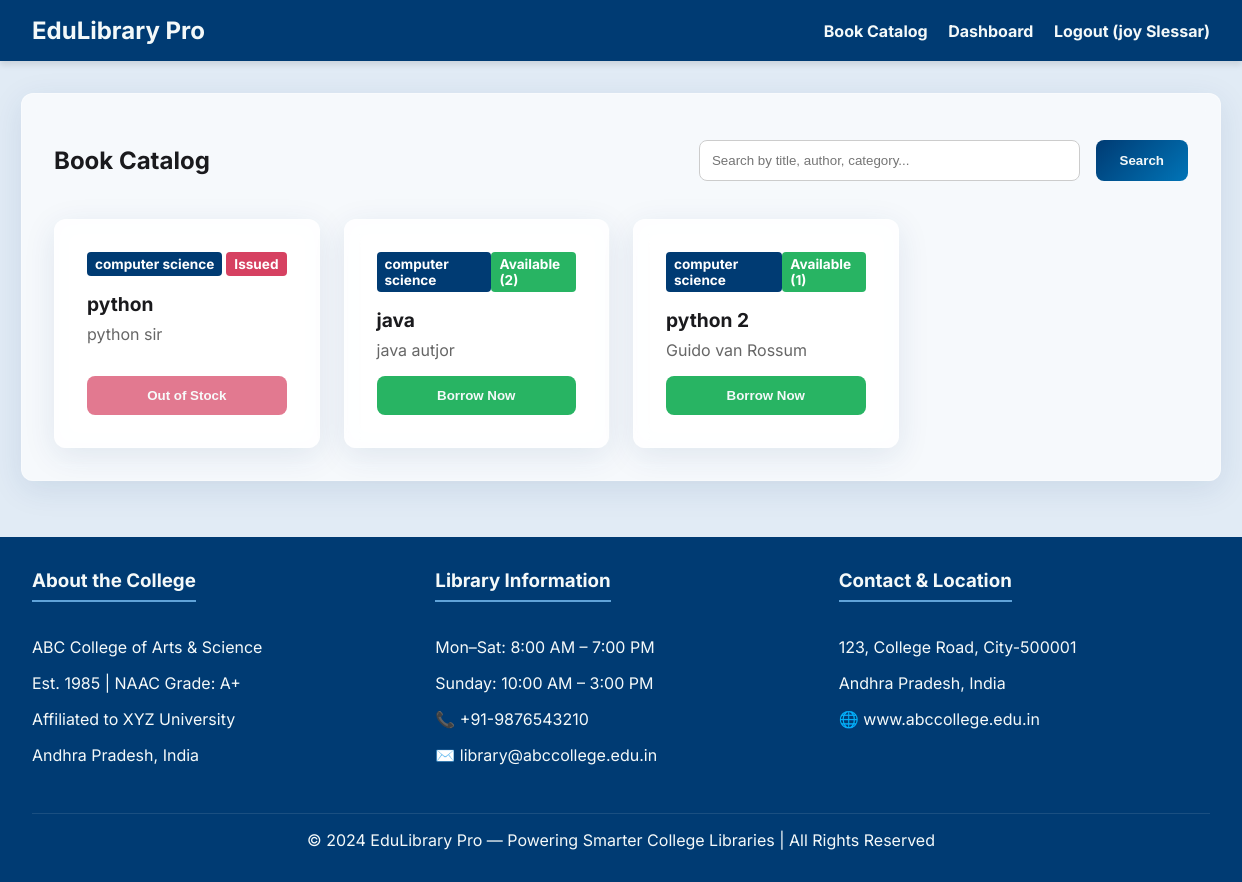
The page /catalog (signed in) on the database its author committed.
### models.py (models this page shows)
class User(Base):
    __tablename__ = "users"
    id = Column(Integer, primary_key=True, index=True)
    library_id = Column(String, unique=True, index=True)
    name = Column(String)
    email = Column(String, unique=True, index=True)
    phone = Column(String)
    dob = Column(Date)
    grade_class = Column(String)
    roll_no = Column(String, nullable=True)
    profession = Column(String) # Student, Teacher, Admin
    password_hash = Column(String)
    created_at = Column(DateTime, default=datetime.datetime.utcnow)
    loans = relationship("Loan", back_populates="user")
    fines = relationship("Fine", back_populates="user")
    activities = relationship("ActivityLog", back_populates="user")

class Book(Base):
    __tablename__ = "books"
    id = Column(Integer, primary_key=True, index=True)
    title = Column(String, index=True)
    author = Column(String, index=True)
    category = Column(String, index=True)
    isbn = Column(String, unique=True, index=True, nullable=True)
    total_copies = Column(Integer, default=1)
    available_copies = Column(Integer, default=1)
    loans = relationship("Loan", back_populates="book")

### main.py (the view)
@app.get("/catalog", response_class=HTMLResponse)
async def catalog(request: Request, search: str = None, db: Session = Depends(get_db)):
    user = auth.get_current_user_from_cookie(request, db)
    if search:
        books = crud.search_books(db, search)
    else:
        books = crud.get_books(db)
    return templates.TemplateResponse(request=request, name="catalog.html", context={"user": user, "books": books, "search": search})

### templates/catalog.html
{% extends "base.html" %}
{% block content %}
<div class="glass card">
    <div style="display: flex; justify-content: space-between; align-items: center; margin-bottom: 1.5rem;">
        <h2>Book Catalog</h2>
        <form action="/catalog" method="GET" style="display: flex; gap: 1rem; flex: 0.5;">
            <input type="text" name="search" placeholder="Search by title, author, category..." value="{{ search or '' }}" style="margin: 0; flex: 1;">
            <button type="submit" class="btn" style="white-space: nowrap;">Search</button>
        </form>
    </div>
    <div class="catalog-grid">
        {% for book in books %}
        <div class="glass card book-card" style="margin-bottom: 0;">
            <div style="display: flex; justify-content: space-between; align-items: start; margin-bottom: 1rem;">
                <span class="badge" style="background: var(--primary-color); color: white;">{{ book.category }}</span>
                {% if book.available_copies > 0 %}
                    <span class="badge badge-active">Available ({{ book.available_copies }})</span>
                {% else %}
                    <span class="badge badge-overdue">Issued</span>
                {% endif %}
            </div>
            <div class="title">{{ book.title }}</div>
            <div class="author">{{ book.author }}</div>
            <div class="actions">
                {% if book.available_copies > 0 %}
                <form action="/issue/{{ book.id }}" method="POST" style="margin: 0;">
                    <button type="submit" class="btn btn-success" style="width: 100%;">Borrow Now</button>
                </form>
                {% else %}
                <button class="btn btn-danger" style="width: 100%; opacity: 0.7; cursor: not-allowed;" disabled>Out of Stock</button>
                {% endif %}
            </div>
        </div>
        {% else %}
        <p>No books found.</p>
        {% endfor %}
    </div>
</div>
{% endblock %}

### templates/base.html (shortened to what this page needs)
<!DOCTYPE html>
<html lang="en">
<head>
    <link rel="stylesheet" href="/static/css/style.css">
</head>
<body>
    <header>
        <h1>EduLibrary Pro</h1>
        <nav>
            {% if user %}
                <a href="/catalog">Book Catalog</a>
                <a href="/dashboard">Dashboard</a>
                <a href="/logout">Logout ({{ user.name }})</a>
            {% else %}
                <a href="/">Login</a>
                <a href="/register">Register</a>
            {% endif %}
        </nav>
    </header>
    <main class="container">
        {% block content %}{% endblock %}
    </main>
    <footer>
        <div class="footer-content">
            <div class="footer-section">
                <h3>About the College</h3>
                <p>ABC College of Arts & Science</p>
                <p>Est. 1985 | NAAC Grade: A+</p>
                <p>Affiliated to XYZ University</p>
                <p>Andhra Pradesh, India</p>
            </div>
            <div class="footer-section">
                <h3>Library Information</h3>
                <p>Mon–Sat: 8:00 AM – 7:00 PM</p>
                <p>Sunday: 10:00 AM – 3:00 PM</p>
                <p>📞 +91-9876543210</p>
                <p>✉️ library@abccollege.edu.in</p>
            </div>
            <div class="footer-section">
                <h3>Contact & Location</h3>
                <p>123, College Road, City-500001</p>
                <p>Andhra Pradesh, India</p>
                <p>🌐 www.abccollege.edu.in</p>
            </div>
        </div>
        <div class="footer-bottom">
            &copy; 2024 EduLibrary Pro — Powering Smarter College Libraries | All Rights Reserved
        </div>
    </footer>
</body>
</html>

### static/css/style.css (style rules this page uses)
:root { --primary-color: #003B73; --secondary-color: #0074B7; --accent-color: #60A3D9; --background-color: #E1EBF5; --surface-color: #FFFFFF; --text-color: #1A1A1D; --text-light: #F4F9F9; --danger-color: #D64161; --success-color: #28B463; }
body { font-family: 'Inter', 'Roboto', sans-serif; background-color: var(--background-color); color: var(--text-color); margin: 0; padding: 0; display: flex; flex-direction: column; min-height: 100vh; }
.glass { background: rgba(255, 255, 255, 0.7); backdrop-filter: blur(10px); -webkit-backdrop-filter: blur(10px); border-radius: 12px; border: 1px solid rgba(255, 255, 255, 0.3); box-shadow: 0 8px 32px 0 rgba(0, 59, 115, 0.1); }
header { background-color: var(--primary-color); color: var(--text-light); padding: 1rem 2rem; display: flex; justify-content: space-between; align-items: center; box-shadow: 0 4px 6px rgba(0,0,0,0.1); }
header a { color: var(--text-light); text-decoration: none; font-weight: bold; margin-left: 1rem; }
header h1 { margin: 0; font-size: 1.5rem; }
.container { flex: 1; max-width: 1200px; margin: 2rem auto; padding: 0 1rem; width: 100%; }
.card { padding: 2rem; margin-bottom: 1.5rem; }
.btn { background: linear-gradient(135deg, var(--primary-color), var(--secondary-color)); color: var(--text-light); border: none; padding: 0.75rem 1.5rem; border-radius: 8px; cursor: pointer; font-weight: bold; transition: transform 0.2s, box-shadow 0.2s; text-decoration: none; display: inline-block; }
.btn-danger { background: var(--danger-color); }
.btn-success { background: var(--success-color); }
input, select { width: 100%; padding: 0.75rem; margin-bottom: 1rem; border: 1px solid #ccc; border-radius: 8px; box-sizing: border-box; }
footer { background-color: var(--primary-color); color: var(--text-light); padding: 2rem; margin-top: auto; }
.footer-content { display: grid; grid-template-columns: repeat(auto-fit, minmax(250px, 1fr)); gap: 2rem; max-width: 1200px; margin: 0 auto; }
.footer-section h3 { margin-top: 0; border-bottom: 2px solid var(--accent-color); padding-bottom: 0.5rem; display: inline-block; }
.footer-bottom { text-align: center; margin-top: 2rem; padding-top: 1rem; border-top: 1px solid rgba(255,255,255,0.1); }
.badge { padding: 0.25rem 0.5rem; border-radius: 4px; font-size: 0.85rem; font-weight: bold; }
.badge-active { background-color: var(--success-color); color: white; }
.badge-overdue { background-color: var(--danger-color); color: white; }
.catalog-grid { display: grid; grid-template-columns: repeat(auto-fill, minmax(250px, 1fr)); gap: 1.5rem; }
.book-card { display: flex; flex-direction: column; }
.book-card .title { font-size: 1.2rem; font-weight: bold; margin-bottom: 0.5rem; }
.book-card .author { color: #666; margin-bottom: 1rem; }
.book-card .actions { margin-top: auto; }

### rows shown on the page
User: name "joy Slessar"
Book: category "computer science", available_copies "Issued", title "python", author "python sir"
Book: category "computer science", available_copies "2", title "java", author "java autjor"
Book: category "computer science", available_copies "1", title "python 2", author "Guido van Rossum"
